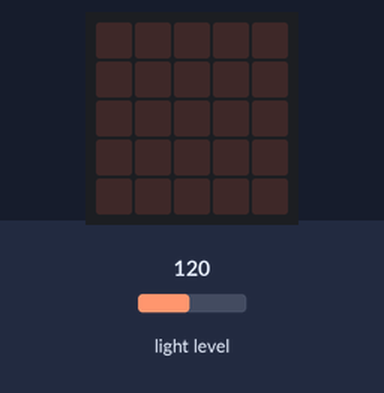
Recording of a program running on a simulated BBC micro:bit running MicroPython. On the bench: the board's 5×5 LED display. Inputs (shaded band) come from the test bench; at power-on: light level 120.

Above: at 1.2 s.
1.3 s: light level set to 52
2.8 s: light level set to 45
At 3.7 s:
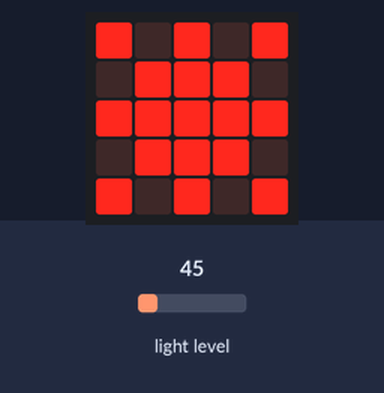
4.3 s: light level set to 64
At 4.7 s:
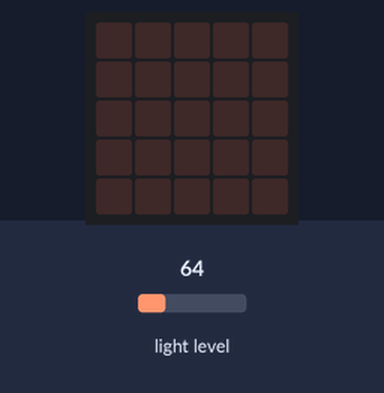
5.8 s: light level set to 5
At 7.0 s:
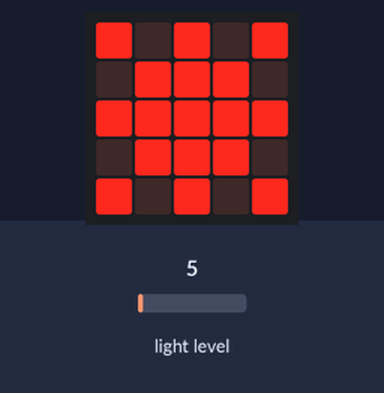
7.3 s: light level set to 128
At 8.2 s:
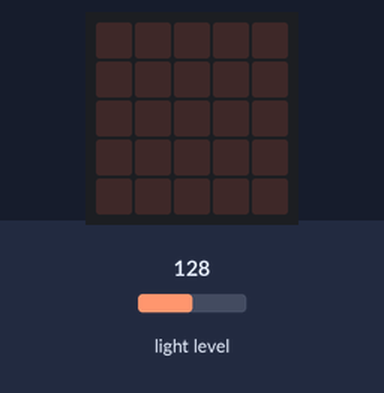
Timing chart, 0 to 9.8 s (numbered marks = the images above; inputs shaded):
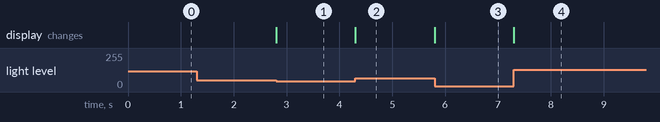

The program:

1_3_C3_Light-activated-main.py
```python
from microbit import *
while True:
    if display.read_light_level() < 50:
        display.show(Image('90909:'
                           '09990:'
                           '99999:'
                           '09990:'
                           '90909'))
    else:
        display.clear()
```

Measured:
- the behaviour switches between 50 and 49 on light level (found by bisection; images 0 and 1)
- after the input at 1.3 s, every drawn part: stays the same
- after the input at 2.8 s, the display: changes at once (image 1)
- after the input at 4.3 s, the display: changes at once (image 2)
- after the input at 5.8 s, the display: changes at once (image 3)
- after the input at 7.3 s, the display: changes at once (image 4)
